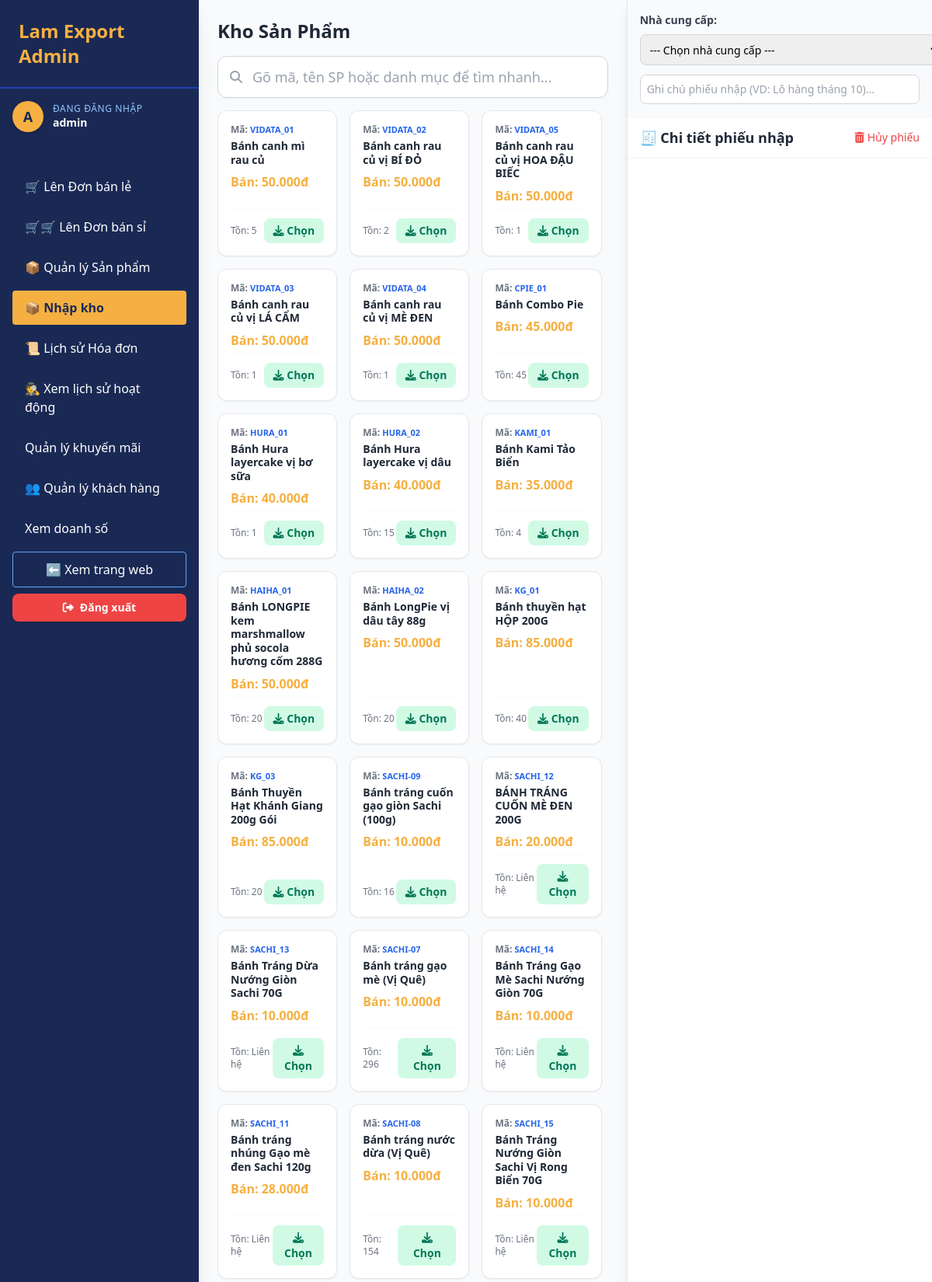
Screenshot of /admin_import.php (signed in, upper part) with the database file from the repository.
### tables this page shows
CREATE TABLE `products` (
  `id` varchar(11) NOT NULL,
  `category_id` int(11) DEFAULT NULL,
  `category` varchar(100) NOT NULL,
  `product_name` varchar(255) NOT NULL,
  `price` int(11) NOT NULL,
  `wholesale_price` decimal(15,2) NOT NULL DEFAULT 0.00,
  `des1` varchar(1000) DEFAULT NULL,
  `des2` varchar(1000) DEFAULT NULL,
  `unit` varchar(50) NOT NULL,
  `image_url` varchar(255) NOT NULL,
  `image_url_2` varchar(255) DEFAULT NULL,
  `image_url_3` varchar(255) DEFAULT NULL,
  `image_url_4` varchar(255) DEFAULT NULL,
  `certifications` varchar(100) NOT NULL,
  `is_new` tinyint(1) DEFAULT 1,
  `quantity` varchar(100) DEFAULT 'Liên hệ',
  `status` enum('available','hidden') NOT NULL DEFAULT 'available',
  `created_at` timestamp NOT NULL DEFAULT current_timestamp(),
  `updated_at` timestamp NULL DEFAULT NULL,
  `is_trending` tinyint(1) NOT NULL DEFAULT 0,
  `is_sale` tinyint(1) DEFAULT 0,
  `sale_price` int(11) DEFAULT 0
);

### admin_import.php (the view, shortened to what this page needs)
<?php
require_once 'connect.php';
require_once 'admin_header.php';
$sql_products = "
    SELECT
        p.*,
        c.category_name,
        CONCAT('Tồn: ', p.quantity) AS stock_text
    FROM products p
    LEFT JOIN categories c ON p.category_id = c.id
    ORDER BY p.product_name ASC
";
$result_products = mysqli_query($conn, $sql_products);
?>
<body class="bg-gray-100 font-sans antialiased flex h-screen overflow-hidden">
    <div class="flex-1 flex flex-col md:flex-row h-full overflow-hidden bg-gray-50">
        <div class="w-full md:w-7/12 flex flex-col h-full p-4 md:p-6">
            <div class="flex justify-between items-center mb-4">
                <h2 class="text-2xl font-bold text-gray-800">Kho Sản Phẩm</h2>
            </div>
            <div class="mb-4 relative shadow-sm">
                <div class="absolute inset-y-0 left-0 pl-4 flex items-center pointer-events-none">
                </div>
                <input type="text" id="posSearch"
                    placeholder="Gõ mã, tên SP hoặc danh mục để tìm nhanh..."
                    class="w-full pl-11 pr-4 py-3 border border-gray-300 rounded-xl focus:outline-none focus:border-blue-500 focus:ring-2 focus:ring-blue-200 transition text-lg font-medium text-gray-700">
            </div>
            <div class="flex-1 overflow-y-auto custom-scrollbar pr-2 pb-20">
                <div class="grid grid-cols-2 lg:grid-cols-3 xl:grid-cols-4 gap-4" id="product_grid">
                    <?php
                    mysqli_data_seek($result_products, 0);
                    while($pro = mysqli_fetch_assoc($result_products)):
                        $search_string = mb_strtolower($pro['id'] . ' ' . $pro['product_name'] . ' ' . ($pro['category_name'] ?? ''), 'UTF-8');
                    ?>
                    <div class="product-card bg-white border border-gray-200 rounded-xl p-4 flex flex-col h-full shadow-sm hover:shadow-md transition relative" data-search="<?= $search_string ?>">
                        <div class="flex-1">
                            <div class="text-xs font-bold text-gray-500 mb-1">
                                Mã: <span class="text-blue-600 break-all text-[11px]"><?= $pro['id'] ?></span>
                            </div>
                            <h3 class="font-bold text-gray-800 text-sm leading-tight mb-2" title="<?= $pro['product_name'] ?>">
                                <?= $pro['product_name'] ?>
                            </h3>
                            <div class="text-[#f5b041] font-extrabold mb-1">Bán: <?= number_format($pro['price'], 0, ',', '.') ?>đ</div>
                        </div>
                        <div class="mt-auto pt-3 border-t border-gray-50 flex items-center justify-between">
                            <span class="text-xs font-medium text-gray-500">
                                <?= $pro['stock_text'] ?>
                            </span>
                            <button id="btn_add_<?= trim($pro['id']) ?>" onclick="addToImport('<?= trim($pro['id']) ?>', '<?= htmlspecialchars(str_replace(["\r", "\n"], " ", trim($pro['product_name'])), ENT_QUOTES) ?>')" class="bg-emerald-100 text-emerald-700 hover:bg-emerald-600 hover:text-white px-3 py-1.5 rounded-lg text-sm font-bold transition">
                                <i class="fas fa-download"></i> Chọn
                            </button>
                        </div>
                    </div>
                    <?php endwhile; ?>
                </div>
            </div>
        </div>
        <div class="w-full md:w-5/12 bg-white border-l border-gray-200 flex flex-col h-full shadow-lg z-20">
            <div class="p-4 border-b border-gray-100 bg-gray-50">
                <label class="block text-sm font-bold text-gray-700 mb-2">Nhà cung cấp:</label>
                <div class="flex gap-2">
                    <select id="supplier_select" class="flex-1 border border-gray-300 rounded-lg p-2 focus:ring-2 focus:ring-emerald-500 text-sm font-medium">
                        <option value="0">--- Chọn nhà cung cấp ---</option>
                    </select>
                </div>
                <input type="text" id="import_note" placeholder="Ghi chú phiếu nhập (VD: Lô hàng tháng 10)..." class="w-full mt-3 p-2 border border-gray-300 rounded-lg text-sm">
            </div>
            <div class="px-4 py-3 border-b border-gray-100 flex justify-between items-center bg-white">
                <h3 class="font-bold text-lg text-gray-800">🧾 Chi tiết phiếu nhập</h3>
                <button onclick="clearImport()" class="text-sm text-red-500 hover:text-red-700 font-medium transition">
                    <i class="fas fa-trash-alt mr-1"></i>Hủy phiếu
                </button>
            </div>
            <div id="import_list" class="flex-1 p-4 overflow-y-auto space-y-3 custom-scrollbar">
                </div>
        </div>
    </div>
</body>
</html>

### rows the page displays
products: id "VIDATA_01", product_name "Bánh canh mì rau củ", price "50.000", stock_text "Tồn: 5"
products: id "VIDATA_02", product_name "Bánh canh rau củ vị BÍ ĐỎ", price "50.000", stock_text "Tồn: 2"
products: id "VIDATA_05", product_name "Bánh canh rau củ vị HOA ĐẬU BIẾC", price "50.000", stock_text "Tồn: 1"
products: id "VIDATA_03", product_name "Bánh canh rau củ vị LÁ CẨM", price "50.000", stock_text "Tồn: 1"
products: id "VIDATA_04", product_name "Bánh canh rau củ vị MÈ ĐEN", price "50.000", stock_text "Tồn: 1"
products: id "CPIE_01", product_name "Bánh Combo Pie", price "45.000", stock_text "Tồn: 45"
products: id "HURA_01", product_name "Bánh Hura layercake vị bơ sữa", price "40.000", stock_text "Tồn: 1"
products: id "HURA_02", product_name "Bánh Hura layercake vị dâu", price "40.000", stock_text "Tồn: 15"
products: id "KAMI_01", product_name "Bánh Kami Tảo Biển", price "35.000", stock_text "Tồn: 4"
products: id "HAIHA_01", product_name "Bánh LONGPIE kem marshmallow phủ socola hương cốm 288G", price "50.000", stock_text "Tồn: 20"
products: id "HAIHA_02", product_name "Bánh LongPie vị dâu tây 88g", price "50.000", stock_text "Tồn: 20"
products: id "KG_01", product_name "Bánh thuyền hạt HỘP 200G", price "85.000", stock_text "Tồn: 40"
products: id "KG_03", product_name "Bánh Thuyền Hạt Khánh Giang 200g Gói", price "85.000", stock_text "Tồn: 20"
products: id "SACHI-09", product_name "Bánh tráng cuốn gạo giòn Sachi (100g)", price "10.000", stock_text "Tồn: 16"
products: id "SACHI_12", product_name "BÁNH TRÁNG CUỐN MÈ ĐEN 200G", price "20.000", stock_text "Tồn: Liên hệ"
products: id "SACHI_13", product_name "Bánh Tráng Dừa Nướng Giòn Sachi 70G", price "10.000", stock_text "Tồn: Liên hệ"
products: id "SACHI-07", product_name "Bánh tráng gạo mè (Vị Quê)", price "10.000", stock_text "Tồn: 296"
products: id "SACHI_14", product_name "Bánh Tráng Gạo Mè Sachi Nướng Giòn 70G", price "10.000", stock_text "Tồn: Liên hệ"
products: id "SACHI_11", product_name "Bánh tráng nhúng Gạo mè đen Sachi 120g", price "28.000", stock_text "Tồn: Liên hệ"
products: id "SACHI-08", product_name "Bánh tráng nước dừa (Vị Quê)", price "10.000", stock_text "Tồn: 154"
products: id "SACHI_15", product_name "Bánh Tráng Nướng Giòn Sachi Vị Rong Biển 70G", price "10.000", stock_text "Tồn: Liên hệ"

### other values shown
substr($_SESSION['admin_username'], 0, 1) "A"
$_SESSION['admin_username'] "admin"
